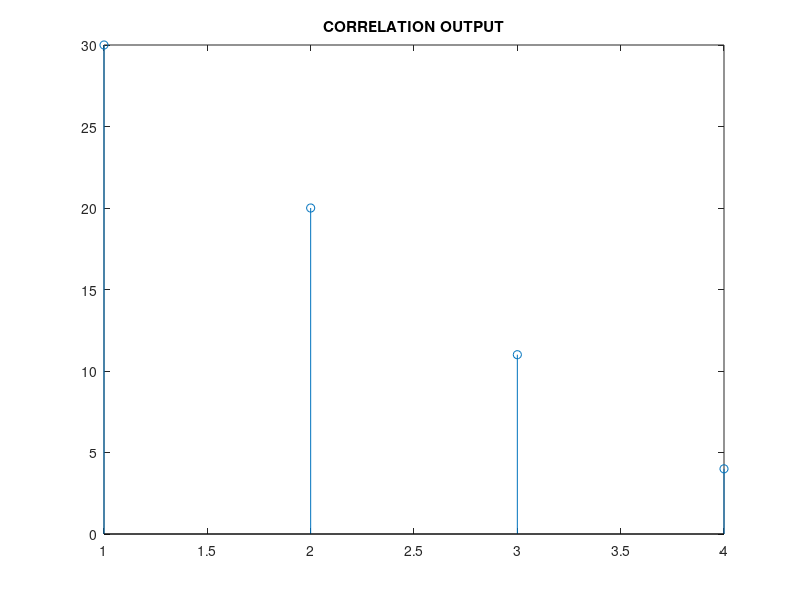

Source code (MATLAB):
clear all;
close all;

in1=[1 2 3 4]; 
in2=[1 2 3 4];

if length(in1)>length(in2)
pad = length(in1)-length(in2);
in2 = [in2 zeros(1,pad)];
elseif length(in1)<length(in2)
pad = length(in2)-length(in1);
in1 = [in1 zeros(1,pad)];
end

out_len = length(in1);
out = zeros(1,out_len);

tmp = in2;
for k = 1:out_len
out(k) = in1*tmp';
tmp = [0 tmp(1:end-1)];
end

figure;
stem(out);
title('CORRELATION OUTPUT');
[m,n]=max(out); 


